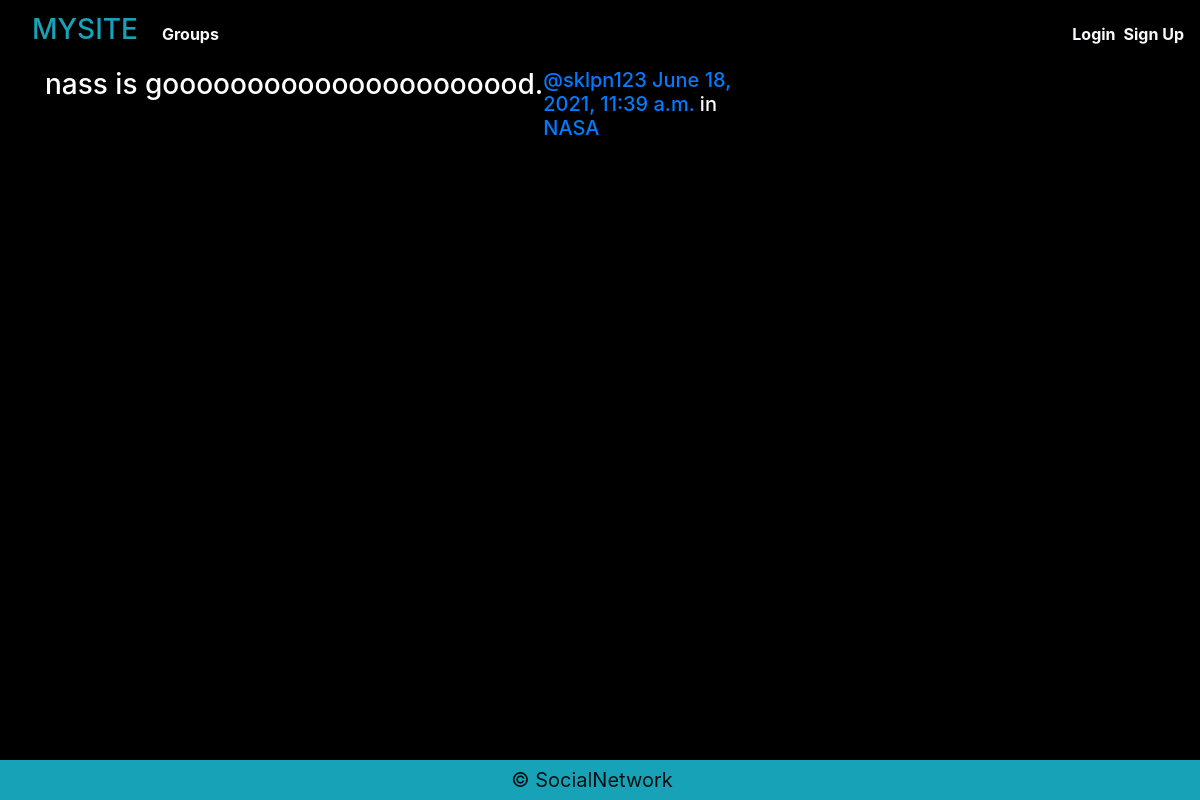
The app's page /posts/, older data.
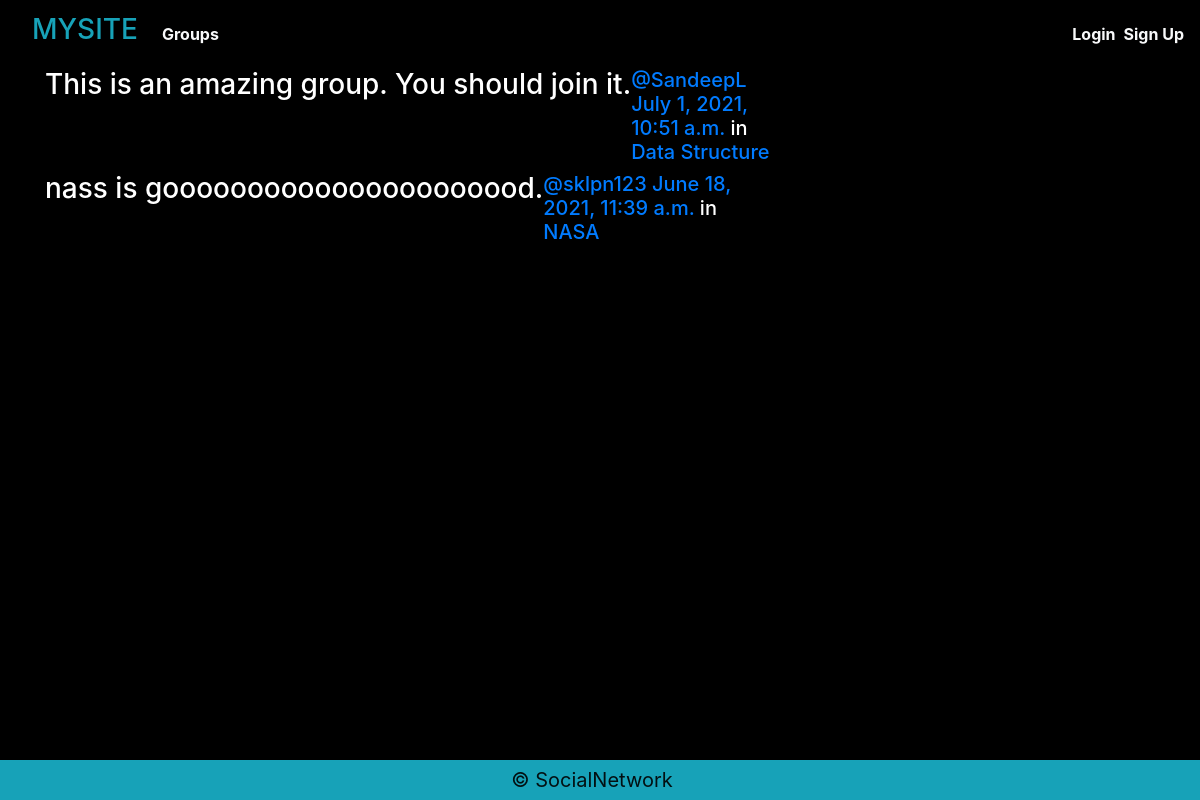
The same page, newer data.
### posts/models.py (models this page shows, shortened)
class Post(models.Model):
    user = models.ForeignKey(User, related_name="posts",on_delete=models.CASCADE,)
    created_at = models.DateTimeField(auto_now=True)
    message = models.TextField()
    message_html = models.TextField(editable=False)
    group = models.ForeignKey(Group, related_name="posts",on_delete=models.CASCADE,null=True, blank=True)
    class Meta:
        ordering = ["-created_at"] # - is for descending order of posts.
        unique_together = ["user", "message"]

### groups/models.py (models this page shows, shortened)
class Group(models.Model):
    name = models.CharField(max_length=255, unique=True)
    slug = models.SlugField(allow_unicode=True, unique=True)
    description = models.TextField(blank=True, default='')
    description_html = models.TextField(editable=False, default='', blank=True)
    members = models.ManyToManyField(User,through="GroupMember")
    class Meta:
        ordering = ["name"]

### posts/views.py (the view)
# urls.py: path('', views.PostList.as_view(), name="all"),
class PostList(SelectRelatedMixin, generic.ListView):
    model = models.Post
    select_related = ("user", "group")

### posts/templates/posts/post_list.html (shortened to what this page needs)
{% extends "posts/post_base.html" %}
{% load humanize %}
{% block post_content %}
<div class="col-md-8">
	{% for post in post_list %}
  {% include "posts/_post.html" %}
	{% endfor %}
</div>
{% endblock post_content %}

### posts/templates/posts/post_base.html (shortened to what this page needs)
{% extends "base.html" %}
{% block main_content %}
<div class="posts-page">
	<div class="container">
		<div class="row">
			{% block post_content %}{% endblock post_content %}
		</div>
	</div>
</div>
{% endblock main_content %}

### templates/base.html (shortened to what this page needs)
<!DOCTYPE html>
{% load static %}
<html lang="en">
<head>
     <link rel="stylesheet" href="https://maxcdn.bootstrapcdn.com/bootstrap/4.0.0/css/bootstrap.min.css">
    <link rel="stylesheet" href="{% static '/SocialNetwork/css/master.css' %}">
</head>
<body>
    {% include 'navbar.html' %}
    {% block main_content %}{% endblock main_content %}
    <canvas id="canvas" width="100%" height="50"></canvas>
</body>
</html>

### templates/navbar.html (shortened to what this page needs)
<nav class="menu sticky-top navbar navbar-expand-lg navbar-dark mynav">
  <a class="navbar-brand mynav text-info ml-3" href="{% url 'home' %}"><h3>MYSITE</h3></a>
  <div class="collapse navbar-collapse" id="navbarNavDropdown">
      {% if user.is_authenticated %}
    <ul class="navbar-nav mr-auto mt-2 mt-lg-0">
      <li class="nav-item">
        <a class="nav-link text-light font-weight-bold" href="{% url 'posts:create' %}">Posts</a>
      </li>
      <li class="nav-item">
        <a class="nav-link text-light font-weight-bold" href="{% url 'groups:all' %}">Groups</a>
      </li>
      <li class="nav-item">
        <a class="nav-link text-light font-weight-bold" href="{% url 'groups:create' %}"> Create Group</a>
      </li>
    </ul>
    <div class="my-2 my-lg-0">
        <a class="mr-sm-2 text-light font-weight-bold" href="{% url 'accounts:logout' %}">Logout</a>
    </div>
    {% else %}
    <ul class="navbar-nav mr-auto mt-2 mt-lg-0">
        <li class="nav-item">
           <a class="nav-link text-light font-weight-bold" href="{% url 'groups:all' %}">Groups</a>
        </li>
    </ul>
    <div class="my-2 my-lg-0">
        <a class="mr-sm-2 text-light font-weight-bold" href="{% url 'accounts:login' %}">Login</a>
    </div>
    <div class="my-2 my-lg-0">
        <a class="my-2 my-sm-0 text-light font-weight-bold" href="{% url 'accounts:signup' %}">Sign Up</a>
    </div>
    {% endif %}
  </div>
</nav>
<div class="row justify-content-around fixed-bottom navbar-light bg-info">
        <a class="navbar-brand text-center" href="#">&copy; SocialNetwork</a>
</div>

### posts/templates/posts/_post.html (shortened to what this page needs)
<div class="post media">
	<h3>{{ post.message_html|safe }}</h3>
	<div class="media-body">
		<h5 class="media-heading">
			<span class="username"><a href="{% url 'posts:for_user' username=post.user.username %}">@{{ post.user.username }}</a></span>
			<time class="time"><a href="{% url 'posts:single' username=post.user.username pk=post.pk %}">{{ post.created_at }}</a></time>
			{% if post.group %}
			<span class="group-name">in <a href="#">{{ post.group.name }}</a></span>
			{% endif %}
		</h5>
	</div>
</div>

### static/SocialNetwork/css/master.css (style rules this page uses)
body { margin: 0; overflow-y: scro; overflow-x: hidden; background-color: black; color:white; height: 50%; }

Row changes from the older to the newer data that the page shows:
added Post: message_html "This is an amazing group. You should join it.", user.username "SandeepL", created_at "July 1, 2021, 10:51 a.m.", group.name "Data Structure"
